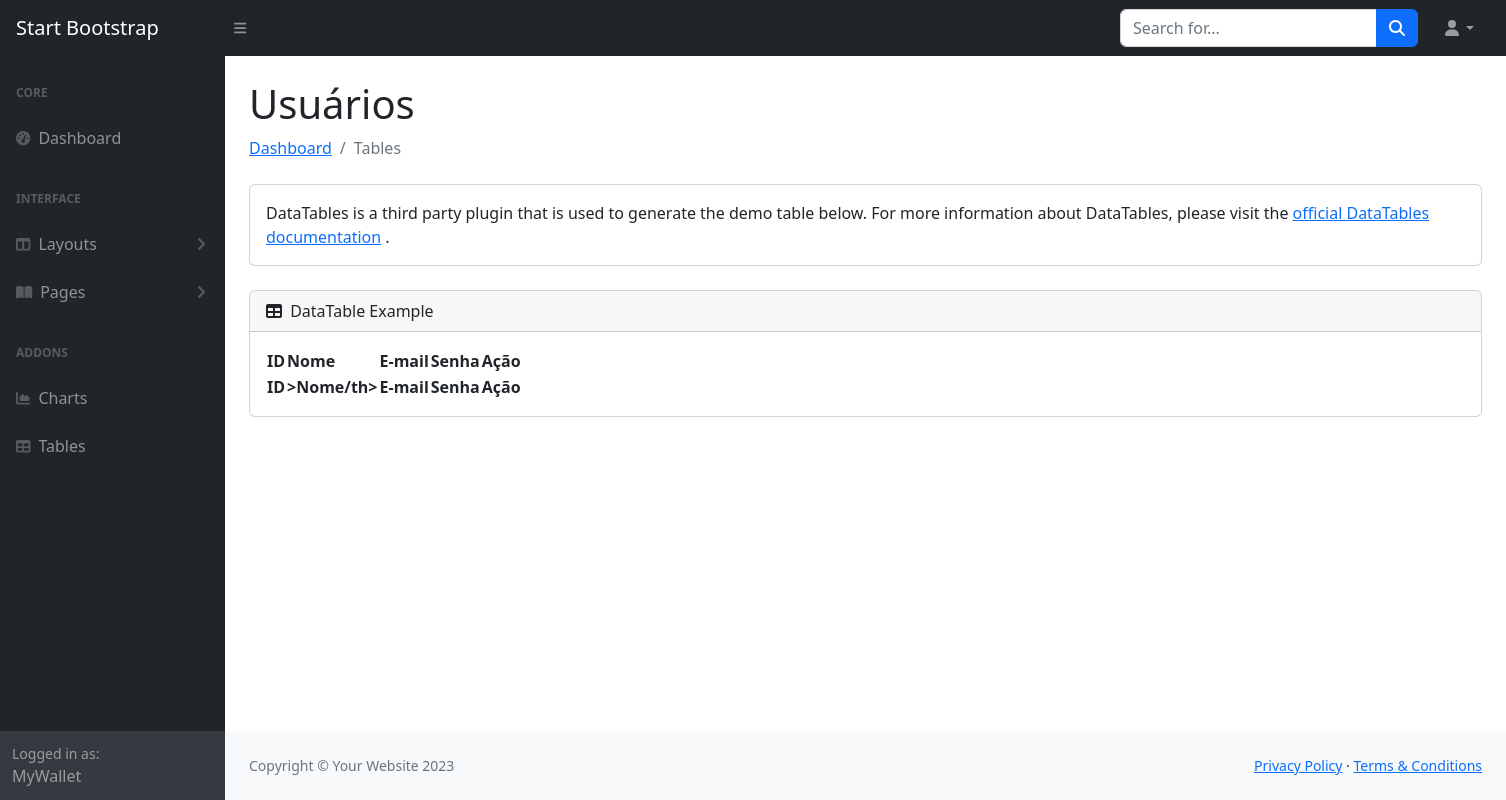
Page /usuarios_tabelas_temp on the earlier database version.
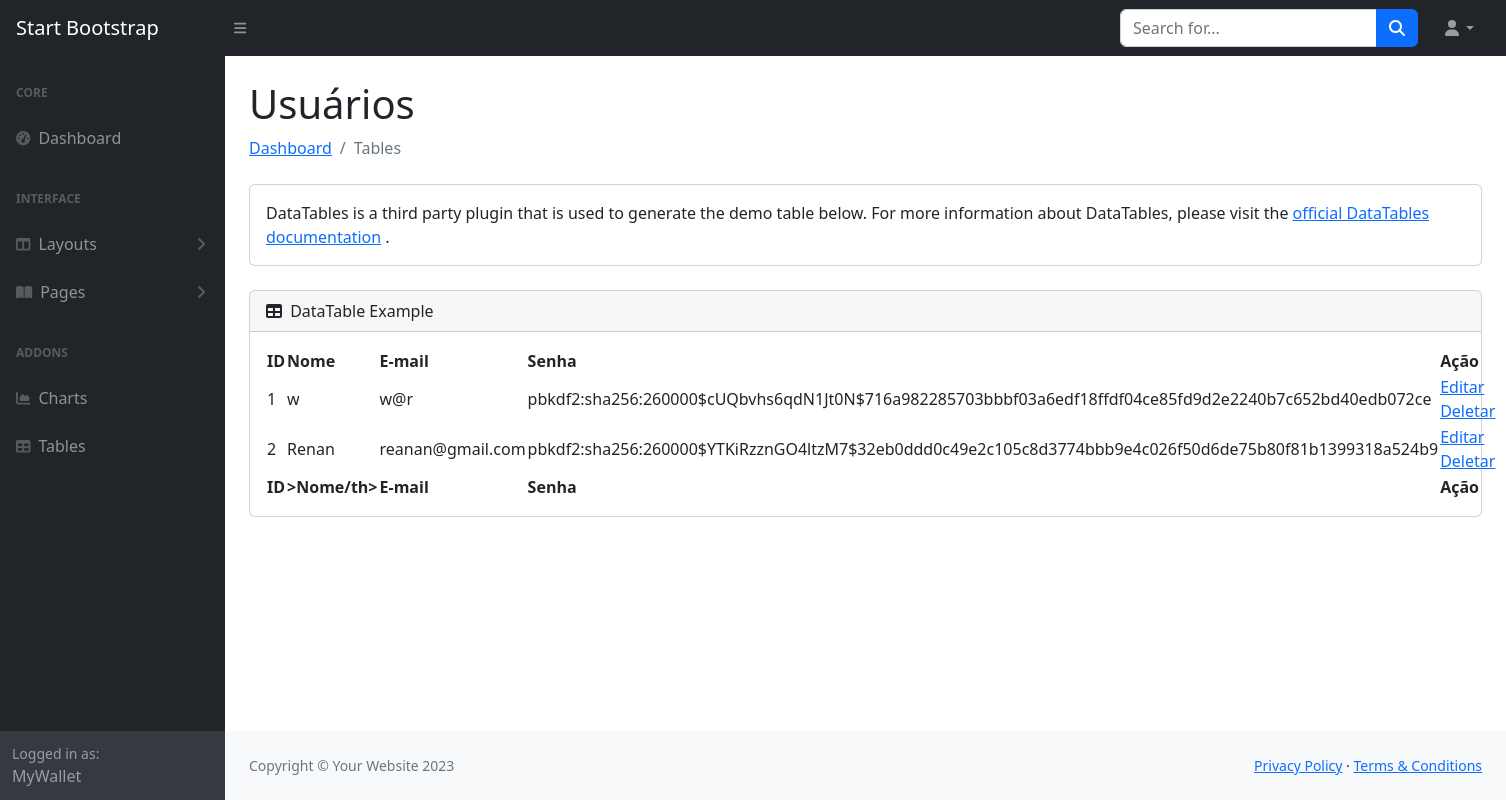
Same page on the later database version.
### mywalletproject/ext/database.py (models this page shows, shortened)
class User(db.Model, SerializerMixin, UserMixin):
    id = db.Column(db.Integer, primary_key=True, autoincrement=True)
    nome = db.Column(db.String(80), unique=True, nullable=False)
    email = db.Column(db.String(120), unique=True, nullable=False)
    senha = db.Column(db.String(120), nullable=False)

### mywalletproject/blueprints/views.py (the view)
    @app.route('/usuarios_tabelas_temp')
    def usuarios_tabelas_temp():
        usuarios = User.query.all()
        return render_template( 'usuarios_tabelas_temp.html',usuarios =usuarios)

### mywalletproject/templates/usuarios_tabelas_temp.html (shortened to what this page needs)
<!DOCTYPE html>
<html lang="en">
    <head>
     <link href="../static/css/stylesheets.css" rel="stylesheet" />
        <link href="../static/css/styles.css" rel="stylesheet" />
    </head>
    <body class="sb-nav-fixed">
        <nav class="sb-topnav navbar navbar-expand navbar-dark bg-dark">
            <a class="navbar-brand ps-3" href="index.html">Start Bootstrap</a>
            <button class="btn btn-link btn-sm order-1 order-lg-0 me-4 me-lg-0" id="sidebarToggle" href="#!"><i class="fas fa-bars"></i></button>
            <form class="d-none d-md-inline-block form-inline ms-auto me-0 me-md-3 my-2 my-md-0">
                <div class="input-group">
                    <input class="form-control" type="text" placeholder="Search for..." aria-label="Search for..." aria-describedby="btnNavbarSearch" />
                    <button class="btn btn-primary" id="btnNavbarSearch" type="button"><i class="fas fa-search"></i></button>
                </div>
            </form>
            <ul class="navbar-nav ms-auto ms-md-0 me-3 me-lg-4">
                <li class="nav-item dropdown">
                    <a class="nav-link dropdown-toggle" id="navbarDropdown" href="#" role="button" data-bs-toggle="dropdown" aria-expanded="false"><i class="fas fa-user fa-fw"></i></a>
                </li>
            </ul>
        </nav>
        <div id="layoutSidenav">
            <div id="layoutSidenav_nav">
                <nav class="sb-sidenav accordion sb-sidenav-dark" id="sidenavAccordion">
                    <div class="sb-sidenav-menu">
                        <div class="nav">
                            <div class="sb-sidenav-menu-heading">Core</div>
                            <a class="nav-link" href="index.html">
                                <div class="sb-nav-link-icon"><i class="fas fa-tachometer-alt"></i></div>
                                Dashboard
                            </a>
                            <div class="sb-sidenav-menu-heading">Interface</div>
                            <a class="nav-link collapsed" href="#" data-bs-toggle="collapse" data-bs-target="#collapseLayouts" aria-expanded="false" aria-controls="collapseLayouts">
                                <div class="sb-nav-link-icon"><i class="fas fa-columns"></i></div>
                                Layouts
                                <div class="sb-sidenav-collapse-arrow"><i class="fas fa-angle-down"></i></div>
                            </a>
                            <a class="nav-link collapsed" href="#" data-bs-toggle="collapse" data-bs-target="#collapsePages" aria-expanded="false" aria-controls="collapsePages">
                                <div class="sb-nav-link-icon"><i class="fas fa-book-open"></i></div>
                                Pages
                                <div class="sb-sidenav-collapse-arrow"><i class="fas fa-angle-down"></i></div>
                            </a>
                            <div class="sb-sidenav-menu-heading">Addons</div>
                            <a class="nav-link" href="charts.html">
                                <div class="sb-nav-link-icon"><i class="fas fa-chart-area"></i></div>
                                Charts
                            </a>
                            <a class="nav-link" href="tables.html">
                                <div class="sb-nav-link-icon"><i class="fas fa-table"></i></div>
                                Tables
                            </a>
                        </div>
                    </div>
                    <div class="sb-sidenav-footer">
                        <div class="small">Logged in as:</div>
                       MyWallet
                    </div>
                </nav>
            </div>
            <div id="layoutSidenav_content">
                <main>
                    <div class="container-fluid px-4">
                        <h1 class="mt-4">Usuários</h1>
                        <ol class="breadcrumb mb-4">
                            <li class="breadcrumb-item"><a href="index.html">Dashboard</a></li>
                            <li class="breadcrumb-item active">Tables</li>
                        </ol>
                        <div class="card mb-4">
                            <div class="card-body">
                                DataTables is a third party plugin that is used to generate the demo table below. For more information about DataTables, please visit the
                                <a target="_blank" href="https://datatables.net/">official DataTables documentation</a>
                                .
                            </div>
                        </div>
                        <div class="card mb-4">
                            <div class="card-header">
                                <i class="fas fa-table me-1"></i>
                                DataTable Example
                            </div>
                            <div class="card-body">
                                <table id="datatablesSimple">
                                    <thead>
                                        <tr>
                                            <th>ID</th>
                                            <th>Nome</th>
                                            <th>E-mail</th>
                                            <th>Senha</th>
                                            <th>Ação</th>
                                        </tr>
                                    </thead>
                                    <tfoot>
                                        <tr>
                                            <th>ID</th>
                                            <th>>Nome/th>
                                            <th>E-mail</th>
                                            <th>Senha</th>
                                            <th>Ação</th>
                                        </tr>
                                    </tfoot>
                                    <tbody>
                                            {% for u in usuarios%}
                                    <tr>
                                        <td>{{u.id}}</td>
                                        <td>{{u.nome}}</td>
                                        <td>{{u.email}}</td>
                                        <td>{{u.senha}}</td>
                                        <td>
                                            <a href="/edit/{{u.id}}"> Editar</a>
                                            <a href="/delete/{{u.id}}"> Deletar</a>
                                        </td>
                                    </tr>
                                    {%endfor%}
                                    </tbody>
                                </table>
                            </div>
                        </div>
                    </div>
                </main>
                <footer class="py-4 bg-light mt-auto">
                    <div class="container-fluid px-4">
                        <div class="d-flex align-items-center justify-content-between small">
                            <div class="text-muted">Copyright &copy; Your Website 2023</div>
                            <div>
                                <a href="#">Privacy Policy</a>
                                &middot;
                                <a href="#">Terms &amp; Conditions</a>
                            </div>
                        </div>
                    </div>
                </footer>
            </div>
        </div>
    </body>
</html>

Differences in the rows shown:
added User: id "1", nome "w", email "w@r", senha "pbkdf2:sha256:260000$cUQbvhs6qdN1Jt0N$716a982285703bbbf03a6edf18ffdf04ce85fd9d2e2240b7c652bd40edb072ce"
added User: id "2", nome "Renan", email "reanan@gmail.com", senha "pbkdf2:sha256:260000$YTKiRzznGO4ltzM7$32eb0ddd0c49e2c105c8d3774bbb9e4c026f50d6de75b80f81b1399318a524b9"
